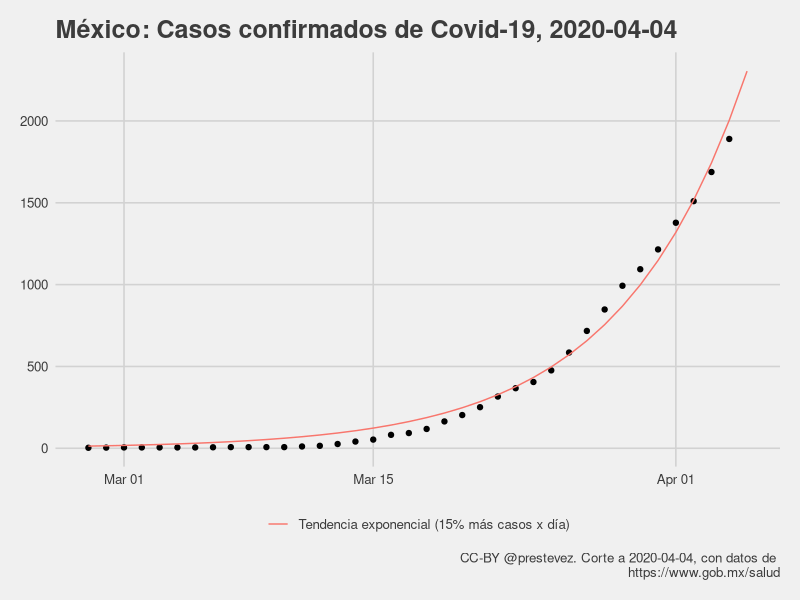
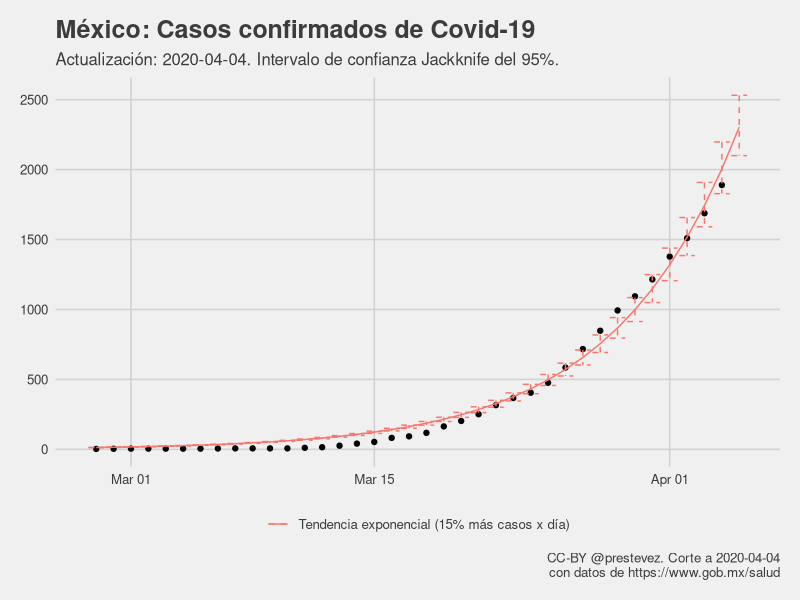
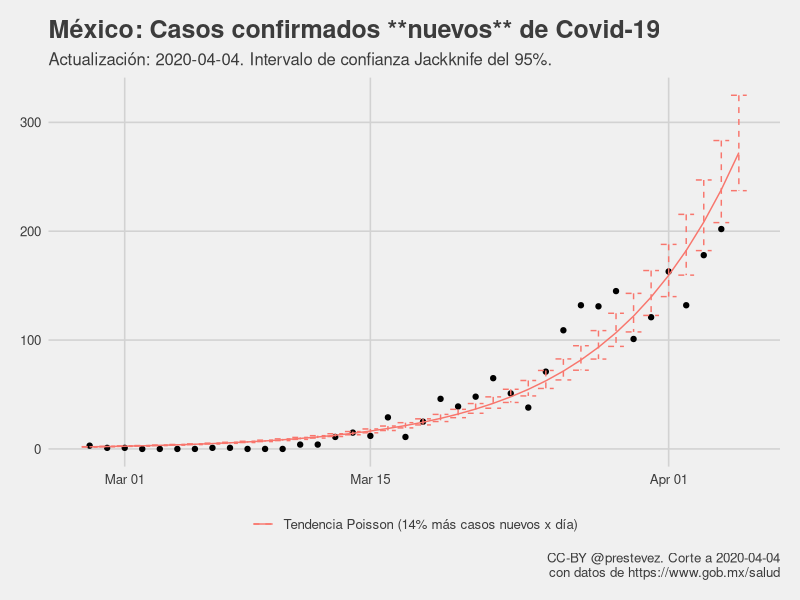
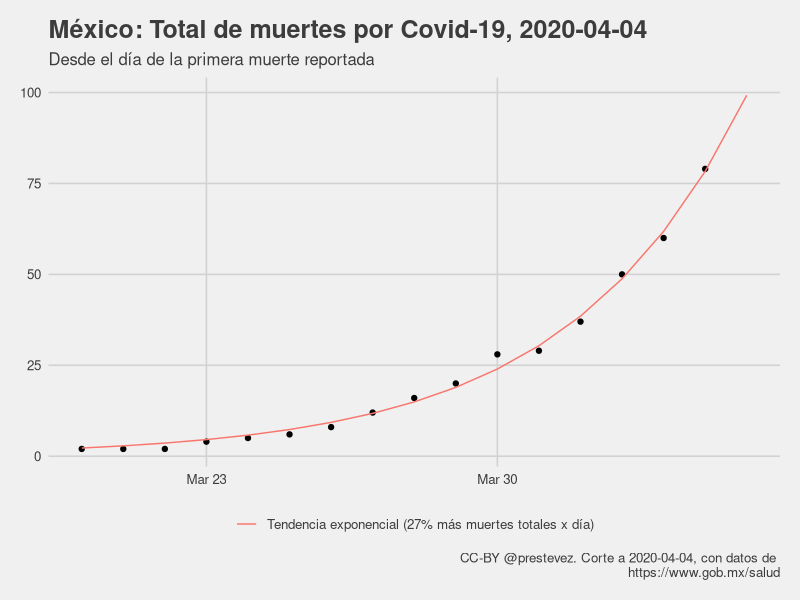

Reproduce these figures in R, in order. (Note: this script raises an error after producing the figures.)
## ---- chunk 1

require(tidyverse)
require(ggthemes)
require(lubridate)
require(magrittr)

casos <- read_csv("confirmados.csv")

casos$t <- (nrow(casos)-1):0

casos %>%
  filter(casos > 0) %>%
  arrange(date) -> casos

m1 <- glm(casos ~ t,
          data = casos,
          family = gaussian("log"))

max_date <- max(casos$date) + 1
max_t <- max(casos$t) + 1

modelo <- paste0("Tendencia exponencial (",
                 round((exp(m1[[1]][2])-1)*100),
                 "% más casos x día)")
tibble(
  date = max_date,
  casos = NA,
  t = max_t,
  predicted = predict(m1, newdata = data.frame(t = max_t), type = "response")
  ) %>%
  bind_rows(
    mutate(casos,
      predicted = predict(m1, type = "response"))) %>%
  arrange(date) -> casos_with_predictions

hoy <- max_date - 1

pg <- "https://www.gob.mx/salud"

casos_with_predictions %>%
  ggplot(aes(date, casos)) +
  geom_point() +
  theme_fivethirtyeight() +
  geom_line(aes(y = predicted, colour = modelo)) +
  xlab("Total de casos") +
  labs(title = paste0("México: Casos confirmados de Covid-19, ", hoy),
       caption = paste0("CC-BY @prestevez. Corte a ", hoy, ", con datos de \n", pg)) +
  theme(legend.title = element_blank()) -> p1

ggsave("casos.png", p1, width = 7, height = 5)

## ---- chunk 2
summary(m1)
## ---- chunk 3
### Jackknife estimate?

lapply(1:nrow(casos), function(x){
  glm(casos ~ t, 
      data = casos[-x,],
      family = gaussian("log"))
}) -> m1_jk_ls

sapply(m1_jk_ls, function(x) coef(x)) %>% data.frame() %>%
  mutate(var = rownames(.)) %>%
  pivot_longer(-var, names_to = "rep") %>%
  group_by(var) %>%
  summarise(Estimate = mean(value),
            ci_low = quantile(value, 0.025),
            ci_high = quantile(value, 0.975)) -> m1_jk

pred_jk <- function(model, t, type = c("Estimate", "ci_low", "ci_high")){
  terms <- unlist(model[,type[1]])
  preds <- exp(terms[1] + (terms[2] * t))
  return(preds)
}


casos_with_predictions %>%
  mutate(Jackknife = pred_jk(m1_jk, t = t),
         Jackknife_low = pred_jk(m1_jk, t = t, "ci_low"),
         Jackknife_high = pred_jk(m1_jk, t = t, "ci_high")) -> casos_with_predictions_jk

casos_with_predictions_jk %>%
  ggplot(aes(date, casos)) + 
  geom_point() +
  theme_fivethirtyeight() +
  geom_line(aes(y = predicted, colour = modelo)) +
  #geom_line(aes(y = Jackknife, linetype = "Jackknife"), colour = "red") +
  geom_errorbar(aes(ymin = Jackknife_low,
                    ymax = Jackknife_high,
                    colour = modelo),
                linetype = 2) + 
  xlab("Total de casos") + 
  labs(title = "México: Casos confirmados de Covid-19",
       subtitle = paste0("Actualización: ", hoy, ". Intervalo de confianza Jackknife del 95%."),
       caption = paste0("CC-BY @prestevez. Corte a ", hoy, "\ncon datos de ", pg)) +
  theme(legend.title = element_blank()) -> p1jk

ggsave("casos_jk.png", p1jk, width = 7, height = 5)

jk_pred <- filter(casos_with_predictions_jk, t == max_t)[,c(7,8)]

## ---- chunk 4
## Estimación Jackknife
m1_jk

## ---- chunk 5

read_csv("confirmados.csv") %>%
  mutate(t = (nrow(.)-1):0) %>%
  arrange(date) %>%
  mutate(casos_nuevos = casos-lag(casos),
         muertes_nuevas = muertes - lag(muertes)) %>%
  drop_na -> casos_ext

write_csv(casos_ext, "confirmados_extended.csv")

n1 <- glm(casos_nuevos ~ t,
          data = casos_ext,
          family = poisson("log"))


modelo_n <- paste0("Tendencia Poisson (",
                 round((exp(n1[[1]][2])-1)*100),
                 "% más casos nuevos x día)")
tibble(
  date = max_date,
  casos_nuevos = NA,
  t = max_t,
  predicted = predict(n1, newdata = data.frame(t = max_t), type = "response")
  ) %>%
  bind_rows(
    mutate(casos_ext,
      predicted = predict(n1, type = "response"))) %>%
  arrange(date) -> casos_nuevos_with_predictions


### Jackknife estimate?

lapply(1:nrow(casos_ext), function(x){
  glm(casos_nuevos ~ t, 
      data = casos_ext[-x,],
      family = poisson())
}) -> n1_jk_ls

sapply(n1_jk_ls, function(x) coef(x)) %>% data.frame() %>%
  mutate(var = rownames(.)) %>%
  pivot_longer(-var, names_to = "rep") %>%
  group_by(var) %>%
  summarise(Estimate = mean(value),
            ci_low = quantile(value, 0.025),
            ci_high = quantile(value, 0.975)) -> n1_jk

casos_nuevos_with_predictions %>%
  mutate(Jackknife = pred_jk(n1_jk, t = t),
         Jackknife_low = pred_jk(n1_jk, t = t, "ci_low"),
         Jackknife_high = pred_jk(n1_jk, t = t, "ci_high")) -> casos_nuevos_with_predictions_jk


casos_nuevos_with_predictions_jk %>%
  ggplot(aes(date, casos_nuevos)) +
  geom_point() +
  theme_fivethirtyeight() +
  geom_line(aes(y = predicted, colour = modelo_n)) +
  geom_errorbar(aes(ymin = Jackknife_low,
                    ymax = Jackknife_high,
                    colour = modelo_n),
                linetype = 2) + 
  xlab("Total de casos nuevos") +
  labs(title = "México: Casos confirmados **nuevos** de Covid-19",
       subtitle = paste0("Actualización: ", hoy, ". Intervalo de confianza Jackknife del 95%."),
       caption = paste0("CC-BY @prestevez. Corte a ", hoy, "\ncon datos de ", pg)) +
  theme(legend.title = element_blank()) -> p1n

ggsave("casos_nuevos.png", p1n, width = 7, height = 5)

jk_pred_nuevos <- filter(casos_nuevos_with_predictions_jk, t == max_t)[,c(9,10)]

## ---- chunk 6
summary(n1)

## Estimación Jackknife
n1_jk

## ---- chunk 7
casos_ext %>%
  filter(muertes > 0) %>%
  glm(muertes ~ t,
          data = .,
          family = gaussian("log")) -> d1


modelo_d <- paste0("Tendencia exponencial (",
                 round((exp(d1[[1]][2])-1)*100),
                 "% más muertes totales x día)")
tibble(
  date = max_date,
  muertes = NA,
  t = max_t,
  predicted = predict(d1, newdata = data.frame(t = max_t), type = "response")
) %>%
  bind_rows(
    mutate(filter(casos_ext, muertes > 0),
           predicted = predict(d1, type = "response"))) %>%
  arrange(date) -> muertes_with_predictions



muertes_with_predictions %>%
  ggplot(aes(date, muertes)) +
  geom_point() +
  theme_fivethirtyeight() +
  geom_line(aes(y = predicted, colour = modelo_d)) +
  xlab("Total de muertes") +
  labs(title = paste0("México: Total de muertes por Covid-19, ", hoy),
       subtitle = "Desde el día de la primera muerte reportada",
       caption = paste0("CC-BY @prestevez. Corte a ", hoy, ", con datos de \n", pg)) +
  theme(legend.title = element_blank()) -> p1_d

ggsave("muertes.png", p1_d, width = 7, height = 5)

d1_jk <- jk_model(d1) 



muertes_with_predictions %>%
  mutate(Jackknife = pred_jk(d1_jk, t = t),
         Jackknife_low = pred_jk(d1_jk, t = t, "ci_low"),
         Jackknife_high = pred_jk(d1_jk, t = t, "ci_high")) -> muertes_with_predictions_jk

muertes_with_predictions_jk %>%
  ggplot(aes(date, muertes)) +
  geom_point() +
  theme_fivethirtyeight() +
  geom_line(aes(y = predicted, colour = modelo_d)) +
  #geom_line(aes(y = Jackknife, linetype = "Jackknife"), colour = "red") +
  geom_errorbar(aes(ymin = Jackknife_low,
                    ymax = Jackknife_high,
                    colour = modelo_d),
                linetype = 2) +
  xlab("Total de casos") +
  labs(title = "México: Total de muertes por Covid-19",
       subtitle = paste0("Actualización: ", hoy, ". Intervalo de confianza Jackknife del 95%."),
       caption = paste0("CC-BY @prestevez. Corte a ", hoy, "\ncon datos de ", pg)) +
  theme(legend.title = element_blank()) -> p1jk_d

ggsave("muertes_jk.png", p1jk_d, width = 7, height = 5)

jk_pred_d <- filter(muertes_with_predictions_jk, t == max_t)[,c(9,10)]

casos_ext %>%
  filter(muertes > 0) %>%
  glm(muertes_nuevas ~ t,
          data = .,
          family = poisson("log")) -> dn1


modelo_dn <- paste0("Tendencia Poisson (",
                   round((exp(d1[[1]][2])-1)*100),
                   "% más casos nuevos x día)")
tibble(
  date = max_date,
  muertes_nuevas = NA,
  t = max_t,
  predicted = predict(dn1, newdata = data.frame(t = max_t), type = "response")
) %>%
  bind_rows(
    mutate(filter(casos_ext, muertes > 0),
           predicted = predict(dn1, type = "response"))) %>%
  arrange(date) -> muertes_nuevos_with_predictions


jk_model(dn1) -> dn1_jk

muertes_nuevos_with_predictions %>%
  mutate(Jackknife = pred_jk(dn1_jk, t = t),
         Jackknife_low = pred_jk(dn1_jk, t = t, "ci_low"),
         Jackknife_high = pred_jk(dn1_jk, t = t, "ci_high")) -> muertes_nuevos_with_predictions_jk



muertes_nuevos_with_predictions_jk %>%
  ggplot(aes(date, muertes_nuevas)) +
  geom_point() +
  theme_fivethirtyeight() +
  geom_line(aes(y = predicted, colour = modelo_dn)) +
  geom_errorbar(aes(ymin = Jackknife_low,
                    ymax = Jackknife_high,
                    colour = modelo_dn),
                linetype = 2) +
  xlab("Total de casos nuevos") +
  labs(title = "México: Muertes **nuevas** de Covid-19",
       subtitle = paste0("Actualización: ", hoy, ". Intervalo de confianza Jackknife del 95%."),
       caption = paste0("CC-BY @prestevez. Corte a ", hoy, "\ncon datos de ", pg)) +
  theme(legend.title = element_blank()) -> p1n_d

ggsave("muertes_nuevos.png", p1n_d, width = 7, height = 5)

jk_pred_muertes_nuevas <- filter(muertes_nuevos_with_predictions_jk, t == max_t)[,c(9,10)]

## ---- chunk 8

casos %>%
  filter(!t == (max_t-1)) %>%
  glm(casos ~ t, data = ., family = gaussian("log")) -> m1_yesterday

casos %>%
  filter(t == (max_t-1)) %>%
  predict(m1_yesterday, newdata = ., type = "response") -> predicted_today

casos %>%
  filter(t == (max_t-1)) %>%
  transmute(Fecha = date, Observados = casos) %>%
  mutate(Predicción = predicted_today,
         Error = Observados-Predicción) %>%
  write_csv("predicciones.csv", append = TRUE, col_names = FALSE)

read_csv("predicciones.csv") %>%
  knitr::kable(., digits = 2, 
               col.names = c("Fecha", "Casos Totales Observados", "Predicción", "Error"))


# Tabla con rangos JK

jk_model <- function(x, alpha = 0.05){
  dta <- model.frame(x)
  
  lapply(1:nrow(dta), function(n){
  update(x, 
      data = dta[-n,])
    }) -> models_list
  
  alpha2 <- alpha/2
  ci <- c(alpha2, 1- alpha2)
  
  sapply(models_list, function(x) coef(x)) %>% data.frame() %>%
  mutate(var = rownames(.)) %>%
  pivot_longer(-var, names_to = "rep") %>%
  group_by(var) %>%
  summarise(Estimate = mean(value),
            ci_low = quantile(value, ci[1]),
            ci_high = quantile(value, ci[2]))
  
}

jk_model(m1_yesterday) -> jk_yesterday

casos %>%
  filter(t == (max_t-1)) %$% 
  pred_jk(jk_yesterday, t = t, "ci_low") -> predicted_today_jk

casos %>%
  filter(t == (max_t-1)) %$% 
  pred_jk(jk_yesterday, t = t, "ci_high") %>% 
  c(predicted_today_jk, .) -> predicted_today_jk

casos %>%
  filter(t == (max_t-1)) %>%
  transmute(Fecha = date, Observados = casos) %>%
  mutate("Rango esperado" = paste(round(predicted_today_jk), collapse = "-"),
         "Fuera de rango" = ifelse(Observados < predicted_today_jk[1] | 
                                     Observados > predicted_today_jk[2], "Sí", "No")) %>%
   write_csv("predicciones_jk.csv", append = TRUE, col_names = FALSE)

read_csv("predicciones_jk.csv") %>%
  knitr::kable(., digits = 2, align = "c", caption = "Intervalos de confianza JK",
               col.names = c("Fecha", "Casos Totales Observados",  "Rango esperado", "Fuera de rango"))

## ---- chunk 9

casos_ext %>%
  filter(!t == (max_t-1)) %>%
  glm(casos_nuevos ~ t, data = ., family = poisson("log")) -> n1_yesterday

casos_ext %>%
  filter(t == (max_t-1)) %>%
  predict(n1_yesterday, newdata = ., type = "response") -> nuevos_predicted_today

casos_ext %>%
  filter(t == (max_t-1)) %>%
  transmute(Fecha = date, Observados = casos_nuevos) %>%
  mutate(Predicción = nuevos_predicted_today,
         Error = Observados-Predicción) %>%
  write_csv("predicciones_nuevos.csv", append = TRUE, col_names = FALSE)

read_csv("predicciones_nuevos.csv") %>%
  knitr::kable(., digits = 2, 
               col.names = c("Fecha", "Casos Nuevos Observados", "Predicción", "Error"))


# Tabla con rangos JK

jk_model(n1_yesterday) -> jk_n1_yesterday

casos_ext %>%
  filter(t == (max_t-1)) %$% 
  pred_jk(jk_n1_yesterday, t = t, "ci_low") -> nuevos_predicted_today_jk

casos_ext %>%
  filter(t == (max_t-1)) %$% 
  pred_jk(jk_n1_yesterday, t = t, "ci_high") %>% 
  c(nuevos_predicted_today_jk, .) -> nuevos_predicted_today_jk

casos_ext %>%
  filter(t == (max_t-1)) %>%
  transmute(Fecha = date, Observados = casos_nuevos) %>%
  mutate("Rango esperado" = paste(round(nuevos_predicted_today_jk), collapse = "-"),
         "Fuera de rango" = ifelse(Observados < nuevos_predicted_today_jk[1] | 
                                     Observados > nuevos_predicted_today_jk[2], "Sí", "No")) %>%
   write_csv("predicciones_nuevos_jk.csv", append = TRUE, col_names = FALSE)

read_csv("predicciones_nuevos_jk.csv") %>%
  knitr::kable(., digits = 2, align = "c", 
               caption = "Intervalos de confianza JK, casos nuevos.",
               col.names = c("Fecha", "Casos Nuevos Observados",  "Rango esperado", "Fuera de rango"))

## ---- chunk 10

casos_ext %>%
  filter(!t == (max_t-1)) %>%
  filter(muertes > 0) %>%
  glm(muertes ~ t,
          data = .,
          family = gaussian("log")) -> d1_yesterday

casos_ext %>%
  filter(t == (max_t-1)) %>%
  predict(d1_yesterday, newdata = ., type = "response") -> muertes_predicted_today

casos_ext %>%
  filter(t == (max_t-1)) %>%
  transmute(Fecha = date, Observados = muertes) %>%
  mutate(Predicción = muertes_predicted_today,
         Error = Observados-Predicción) %>%
  write_csv("predicciones_muertes.csv", append = TRUE, col_names = FALSE)

read_csv("predicciones_muertes.csv") %>%
  knitr::kable(., digits = 2, 
              caption = "Predcciones: acumulado de muertes por covid-19.",
               col.names = c("Fecha", "Muertes Totales Observadas", "Predicción", "Error"))


# Tabla con rangos JK

jk_model(d1_yesterday) -> jk_d1_yesterday

casos_ext %>%
  filter(t == (max_t-1)) %$% 
  pred_jk(jk_d1_yesterday, t = t, "ci_low") -> muertes_predicted_today_jk

casos_ext %>%
  filter(t == (max_t-1)) %$% 
  pred_jk(jk_d1_yesterday, t = t, "ci_high") %>% 
  c(muertes_predicted_today_jk, .) -> muertes_predicted_today_jk

casos_ext %>%
  filter(t == (max_t-1)) %>%
  transmute(Fecha = date, Observados = muertes) %>%
  mutate("Rango esperado" = paste(round(muertes_predicted_today_jk), collapse = "-"),
         "Fuera de rango" = ifelse(Observados < muertes_predicted_today_jk[1] | 
                                     Observados > muertes_predicted_today_jk[2], "Sí", "No")) %>%
   write_csv("predicciones_muertes_jk.csv", append = TRUE, col_names = FALSE)

read_csv("predicciones_muertes_jk.csv") %>%
  knitr::kable(., digits = 2, align = "c", 
               caption = "Intervalos de confianza JK, acumulado de muertes.",
               col.names = c("Fecha", "Muertes Totales Observadas",  "Rango esperado", "Fuera de rango"))

## ---- chunk 11

casos_ext %>%
  filter(!t == (max_t-1)) %>%
  filter(muertes > 0) %>%
  glm(muertes_nuevas ~ t,
          data = .,
          family = poisson("log")) -> dn1_yesterday

casos_ext %>%
  filter(t == (max_t-1)) %>%
  predict(dn1_yesterday, newdata = ., type = "response") -> muertes_nuevas_predicted_today

casos_ext %>%
  filter(t == (max_t-1)) %>%
  transmute(Fecha = date, Observados = muertes_nuevas) %>%
  mutate(Predicción = muertes_nuevas_predicted_today,
         Error = Observados-Predicción) %>%
  write_csv("predicciones_muertes_nuevas.csv", append = TRUE, col_names = FALSE)

read_csv("predicciones_muertes_nuevas.csv") %>%
  knitr::kable(., digits = 2, 
              caption = "Predcciones: Muertes nuuevas por covid-19.",
               col.names = c("Fecha", "Muertes Nuevas Observadas", "Predicción", "Error"))


# Tabla con rangos JK

jk_model(dn1_yesterday) -> jk_dn1_yesterday

casos_ext %>%
  filter(t == (max_t-1)) %$% 
  pred_jk(jk_dn1_yesterday, t = t, "ci_low") -> muertes_nuevas_predicted_today_jk

casos_ext %>%
  filter(t == (max_t-1)) %$% 
  pred_jk(jk_dn1_yesterday, t = t, "ci_high") %>% 
  c(muertes_nuevas_predicted_today_jk, .) -> muertes_nuevas_predicted_today_jk

casos_ext %>%
  filter(t == (max_t-1)) %>%
  transmute(Fecha = date, Observados = muertes_nuevas) %>%
  mutate("Rango esperado" = paste(round(muertes_nuevas_predicted_today_jk), collapse = "-"),
         "Fuera de rango" = ifelse(Observados < muertes_nuevas_predicted_today_jk[1] | 
                                     Observados > muertes_nuevas_predicted_today_jk[2], "Sí", "No")) %>%
   write_csv("predicciones_muertes_nuevas_jk.csv", append = TRUE, col_names = FALSE)

read_csv("predicciones_muertes_nuevas_jk.csv") %>%
  knitr::kable(., digits = 2, align = "c", 
               caption = "Intervalos de confianza JK, muertes nuevas.",
               col.names = c("Fecha", "Muertes Nuevas Observadas",  "Rango esperado", "Fuera de rango"))
